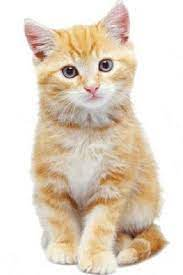
#> input picture cat1.jpg, 183 x 275 px
$ python 'swapping the image.py'
#> lines starting #> are read from the running program, lines starting #| are printed output that depends on the picture
#!/usr/bin/env python
# coding: utf-8

# 4.2 swapping image

# In[1]:


import cv2
import numpy as np


# In[2]:


cat1 = cv2.imread('cat1.jpg')
#> cat1 is the input picture: shape (275, 183, 3); mean B, G, R 199.7, 215.4, 228.4
cat2 = cv2.imread('cat2.jpg')
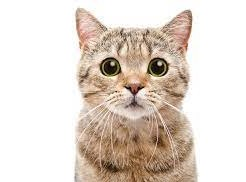
#> input picture cat2.jpg, 246 x 182 px
#> cat2 is the input picture: shape (182, 246, 3); mean B, G, R 205.6, 214.9, 225.8


# In[3]:


c1 = cv2.rectangle(cat1 , (0,0),(180,132) , (0,0,255) , 3)
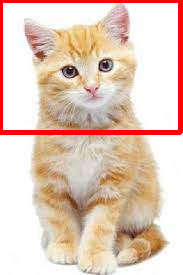
#> c1: shape (275, 183, 3); mean B, G, R 188.2, 203.7, 228.9


# In[4]:


c2 = cv2.rectangle(cat2 , (40,0) , (220,132) , (0,255,0) , 3)
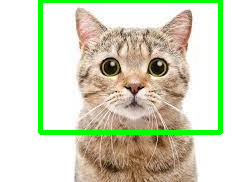
#> c2: shape (182, 246, 3); mean B, G, R 191.7, 216.3, 211.2


# In[5]:


cat1 = cv2.imread('cat1.jpg')
cat2 = cv2.imread('cat2.jpg')


# In[6]:


cv2.imshow('cropped' , c1)
cv2.waitKey(10000)
cv2.destroyAllWindows()


# In[7]:


cv2.imshow('cropped' , c2)
cv2.waitKey(10000)
cv2.destroyAllWindows()


# In[8]:


c3 = cat1[0:132 , 0:180]
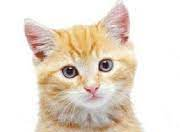
#> c3: shape (132, 180, 3); mean B, G, R 209.3, 221.8, 232.9
c4 = cat2[0:132 , 40:220]
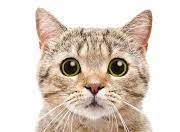
#> c4: shape (132, 180, 3); mean B, G, R 198.7, 209.3, 221.9


# In[9]:


cat1[0:132 , 0:180] = c4
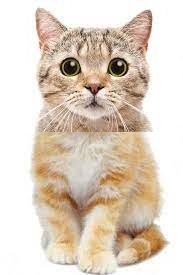
#> cat1: shape (275, 183, 3); mean B, G, R 194.6, 209.5, 223.2
cat2[0:132 , 40:220] = c3


# In[10]:


cv2.imshow('cropped' , cat2)
cv2.waitKey(10000)
cv2.destroyAllWindows()


# In[12]:


cv2.imshow('cropped' , cat1)
cv2.waitKey(10000)
cv2.destroyAllWindows()


# In[ ]:
